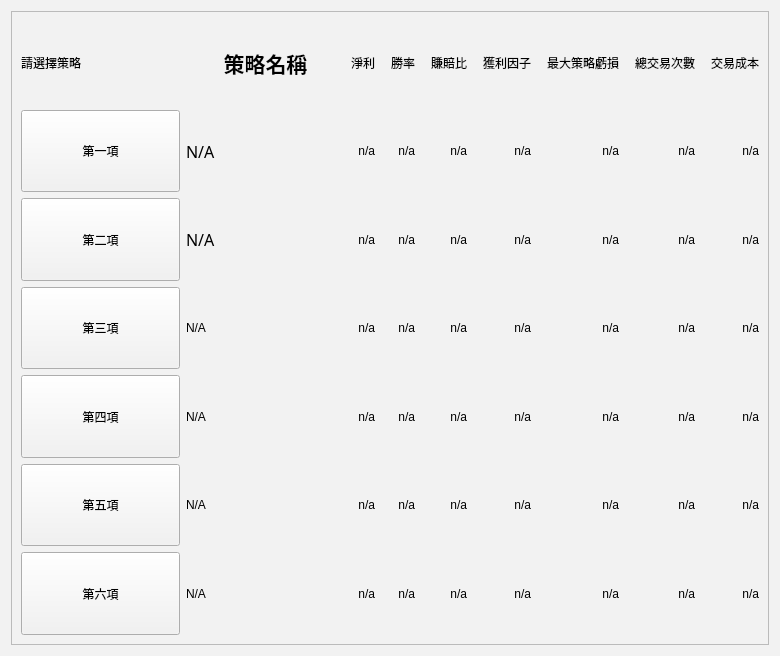
<?xml version="1.0" encoding="UTF-8"?>
<ui version="4.0">
 <class>Form</class>
 <widget class="QWidget" name="Form">
  <property name="geometry">
   <rect>
    <x>0</x>
    <y>0</y>
    <width>780</width>
    <height>656</height>
   </rect>
  </property>
  <property name="sizePolicy">
   <sizepolicy hsizetype="Fixed" vsizetype="Fixed">
    <horstretch>0</horstretch>
    <verstretch>0</verstretch>
   </sizepolicy>
  </property>
  <property name="sizeIncrement">
   <size>
    <width>600</width>
    <height>600</height>
   </size>
  </property>
  <property name="windowTitle">
   <string>Form</string>
  </property>
  <property name="styleSheet">
   <string notr="true">background-color: rgb(242, 242, 242);</string>
  </property>
  <layout class="QGridLayout" name="gridLayout_2">
   <item row="0" column="0">
    <widget class="QFrame" name="frame">
     <property name="frameShape">
      <enum>QFrame::StyledPanel</enum>
     </property>
     <property name="frameShadow">
      <enum>QFrame::Raised</enum>
     </property>
     <layout class="QGridLayout" name="gridLayout">
      <item row="0" column="0">
       <layout class="QHBoxLayout" name="horizontalLayout">
        <item>
         <layout class="QVBoxLayout" name="verticalLayout_2">
          <item>
           <widget class="QLabel" name="label_11">
            <property name="sizePolicy">
             <sizepolicy hsizetype="Preferred" vsizetype="Preferred">
              <horstretch>0</horstretch>
              <verstretch>0</verstretch>
             </sizepolicy>
            </property>
            <property name="text">
             <string>請選擇策略</string>
            </property>
           </widget>
          </item>
          <item>
           <widget class="QToolButton" name="toolButton">
            <property name="sizePolicy">
             <sizepolicy hsizetype="Preferred" vsizetype="Preferred">
              <horstretch>0</horstretch>
              <verstretch>0</verstretch>
             </sizepolicy>
            </property>
            <property name="text">
             <string>第一項</string>
            </property>
            <property name="toolButtonStyle">
             <enum>Qt::ToolButtonTextOnly</enum>
            </property>
           </widget>
          </item>
          <item>
           <widget class="QToolButton" name="toolButton_2">
            <property name="sizePolicy">
             <sizepolicy hsizetype="Preferred" vsizetype="Preferred">
              <horstretch>0</horstretch>
              <verstretch>0</verstretch>
             </sizepolicy>
            </property>
            <property name="text">
             <string>第二項</string>
            </property>
            <property name="toolButtonStyle">
             <enum>Qt::ToolButtonTextOnly</enum>
            </property>
           </widget>
          </item>
          <item>
           <widget class="QToolButton" name="toolButton_3">
            <property name="sizePolicy">
             <sizepolicy hsizetype="Preferred" vsizetype="Preferred">
              <horstretch>0</horstretch>
              <verstretch>0</verstretch>
             </sizepolicy>
            </property>
            <property name="text">
             <string>第三項</string>
            </property>
            <property name="toolButtonStyle">
             <enum>Qt::ToolButtonTextOnly</enum>
            </property>
           </widget>
          </item>
          <item>
           <widget class="QToolButton" name="toolButton_4">
            <property name="sizePolicy">
             <sizepolicy hsizetype="Preferred" vsizetype="Preferred">
              <horstretch>0</horstretch>
              <verstretch>0</verstretch>
             </sizepolicy>
            </property>
            <property name="text">
             <string>第四項</string>
            </property>
            <property name="toolButtonStyle">
             <enum>Qt::ToolButtonTextOnly</enum>
            </property>
           </widget>
          </item>
          <item>
           <widget class="QToolButton" name="toolButton_5">
            <property name="sizePolicy">
             <sizepolicy hsizetype="Preferred" vsizetype="Preferred">
              <horstretch>0</horstretch>
              <verstretch>0</verstretch>
             </sizepolicy>
            </property>
            <property name="text">
             <string>第五項</string>
            </property>
            <property name="toolButtonStyle">
             <enum>Qt::ToolButtonTextOnly</enum>
            </property>
           </widget>
          </item>
          <item>
           <widget class="QToolButton" name="toolButton_6">
            <property name="sizePolicy">
             <sizepolicy hsizetype="Preferred" vsizetype="Preferred">
              <horstretch>0</horstretch>
              <verstretch>0</verstretch>
             </sizepolicy>
            </property>
            <property name="text">
             <string>第六項</string>
            </property>
            <property name="toolButtonStyle">
             <enum>Qt::ToolButtonTextOnly</enum>
            </property>
           </widget>
          </item>
         </layout>
        </item>
        <item>
         <layout class="QVBoxLayout" name="verticalLayout">
          <item>
           <widget class="QLabel" name="title">
            <property name="font">
             <font>
              <family>微軟正黑體</family>
              <pointsize>16</pointsize>
              <weight>75</weight>
              <bold>true</bold>
             </font>
            </property>
            <property name="text">
             <string>策略名稱</string>
            </property>
            <property name="alignment">
             <set>Qt::AlignCenter</set>
            </property>
           </widget>
          </item>
          <item>
           <widget class="QLabel" name="strategy_1">
            <property name="font">
             <font>
              <family>微軟正黑體</family>
              <pointsize>12</pointsize>
             </font>
            </property>
            <property name="text">
             <string>N/A</string>
            </property>
            <property name="alignment">
             <set>Qt::AlignLeading|Qt::AlignLeft|Qt::AlignVCenter</set>
            </property>
           </widget>
          </item>
          <item>
           <widget class="QLabel" name="strategy_2">
            <property name="font">
             <font>
              <family>微軟正黑體</family>
              <pointsize>12</pointsize>
             </font>
            </property>
            <property name="text">
             <string>N/A</string>
            </property>
            <property name="alignment">
             <set>Qt::AlignLeading|Qt::AlignLeft|Qt::AlignVCenter</set>
            </property>
           </widget>
          </item>
          <item>
           <widget class="QLabel" name="strategy_3">
            <property name="text">
             <string>N/A</string>
            </property>
            <property name="alignment">
             <set>Qt::AlignLeading|Qt::AlignLeft|Qt::AlignVCenter</set>
            </property>
           </widget>
          </item>
          <item>
           <widget class="QLabel" name="strategy_4">
            <property name="text">
             <string>N/A</string>
            </property>
            <property name="alignment">
             <set>Qt::AlignLeading|Qt::AlignLeft|Qt::AlignVCenter</set>
            </property>
           </widget>
          </item>
          <item>
           <widget class="QLabel" name="strategy_5">
            <property name="text">
             <string>N/A</string>
            </property>
            <property name="alignment">
             <set>Qt::AlignLeading|Qt::AlignLeft|Qt::AlignVCenter</set>
            </property>
           </widget>
          </item>
          <item>
           <widget class="QLabel" name="strategy_6">
            <property name="text">
             <string>N/A</string>
            </property>
            <property name="alignment">
             <set>Qt::AlignLeading|Qt::AlignLeft|Qt::AlignVCenter</set>
            </property>
           </widget>
          </item>
         </layout>
        </item>
        <item>
         <layout class="QHBoxLayout" name="horizontalLayout_2">
          <item>
           <layout class="QVBoxLayout" name="verticalLayout_3">
            <item>
             <widget class="QLabel" name="label">
              <property name="text">
               <string>淨利</string>
              </property>
              <property name="alignment">
               <set>Qt::AlignRight|Qt::AlignTrailing|Qt::AlignVCenter</set>
              </property>
             </widget>
            </item>
            <item>
             <widget class="QLabel" name="st1_1">
              <property name="text">
               <string>n/a</string>
              </property>
              <property name="alignment">
               <set>Qt::AlignRight|Qt::AlignTrailing|Qt::AlignVCenter</set>
              </property>
             </widget>
            </item>
            <item>
             <widget class="QLabel" name="st2_1">
              <property name="text">
               <string>n/a</string>
              </property>
              <property name="alignment">
               <set>Qt::AlignRight|Qt::AlignTrailing|Qt::AlignVCenter</set>
              </property>
             </widget>
            </item>
            <item>
             <widget class="QLabel" name="st3_1">
              <property name="text">
               <string>n/a</string>
              </property>
              <property name="alignment">
               <set>Qt::AlignRight|Qt::AlignTrailing|Qt::AlignVCenter</set>
              </property>
             </widget>
            </item>
            <item>
             <widget class="QLabel" name="st4_1">
              <property name="text">
               <string>n/a</string>
              </property>
              <property name="alignment">
               <set>Qt::AlignRight|Qt::AlignTrailing|Qt::AlignVCenter</set>
              </property>
             </widget>
            </item>
            <item>
             <widget class="QLabel" name="st5_1">
              <property name="text">
               <string>n/a</string>
              </property>
              <property name="alignment">
               <set>Qt::AlignRight|Qt::AlignTrailing|Qt::AlignVCenter</set>
              </property>
             </widget>
            </item>
            <item>
             <widget class="QLabel" name="st6_1">
              <property name="text">
               <string>n/a</string>
              </property>
              <property name="alignment">
               <set>Qt::AlignRight|Qt::AlignTrailing|Qt::AlignVCenter</set>
              </property>
             </widget>
            </item>
           </layout>
          </item>
          <item>
           <spacer name="horizontalSpacer">
            <property name="orientation">
             <enum>Qt::Horizontal</enum>
            </property>
            <property name="sizeType">
             <enum>QSizePolicy::Fixed</enum>
            </property>
            <property name="sizeHint" stdset="0">
             <size>
              <width>10</width>
              <height>20</height>
             </size>
            </property>
           </spacer>
          </item>
          <item>
           <layout class="QVBoxLayout" name="verticalLayout_4">
            <item>
             <widget class="QLabel" name="label_2">
              <property name="text">
               <string>勝率</string>
              </property>
              <property name="alignment">
               <set>Qt::AlignRight|Qt::AlignTrailing|Qt::AlignVCenter</set>
              </property>
             </widget>
            </item>
            <item>
             <widget class="QLabel" name="st1_2">
              <property name="text">
               <string>n/a</string>
              </property>
              <property name="alignment">
               <set>Qt::AlignRight|Qt::AlignTrailing|Qt::AlignVCenter</set>
              </property>
             </widget>
            </item>
            <item>
             <widget class="QLabel" name="st2_2">
              <property name="text">
               <string>n/a</string>
              </property>
              <property name="alignment">
               <set>Qt::AlignRight|Qt::AlignTrailing|Qt::AlignVCenter</set>
              </property>
             </widget>
            </item>
            <item>
             <widget class="QLabel" name="st3_2">
              <property name="text">
               <string>n/a</string>
              </property>
              <property name="alignment">
               <set>Qt::AlignRight|Qt::AlignTrailing|Qt::AlignVCenter</set>
              </property>
             </widget>
            </item>
            <item>
             <widget class="QLabel" name="st4_2">
              <property name="text">
               <string>n/a</string>
              </property>
              <property name="alignment">
               <set>Qt::AlignRight|Qt::AlignTrailing|Qt::AlignVCenter</set>
              </property>
             </widget>
            </item>
            <item>
             <widget class="QLabel" name="st5_2">
              <property name="text">
               <string>n/a</string>
              </property>
              <property name="alignment">
               <set>Qt::AlignRight|Qt::AlignTrailing|Qt::AlignVCenter</set>
              </property>
             </widget>
            </item>
            <item>
             <widget class="QLabel" name="st6_2">
              <property name="text">
               <string>n/a</string>
              </property>
              <property name="alignment">
               <set>Qt::AlignRight|Qt::AlignTrailing|Qt::AlignVCenter</set>
              </property>
             </widget>
            </item>
           </layout>
          </item>
          <item>
           <spacer name="horizontalSpacer_2">
            <property name="orientation">
             <enum>Qt::Horizontal</enum>
            </property>
            <property name="sizeType">
             <enum>QSizePolicy::Fixed</enum>
            </property>
            <property name="sizeHint" stdset="0">
             <size>
              <width>10</width>
              <height>20</height>
             </size>
            </property>
           </spacer>
          </item>
          <item>
           <layout class="QVBoxLayout" name="verticalLayout_5">
            <item>
             <widget class="QLabel" name="label_3">
              <property name="text">
               <string>賺賠比</string>
              </property>
              <property name="alignment">
               <set>Qt::AlignRight|Qt::AlignTrailing|Qt::AlignVCenter</set>
              </property>
             </widget>
            </item>
            <item>
             <widget class="QLabel" name="st1_3">
              <property name="text">
               <string>n/a</string>
              </property>
              <property name="alignment">
               <set>Qt::AlignRight|Qt::AlignTrailing|Qt::AlignVCenter</set>
              </property>
             </widget>
            </item>
            <item>
             <widget class="QLabel" name="st2_3">
              <property name="text">
               <string>n/a</string>
              </property>
              <property name="alignment">
               <set>Qt::AlignRight|Qt::AlignTrailing|Qt::AlignVCenter</set>
              </property>
             </widget>
            </item>
            <item>
             <widget class="QLabel" name="st3_3">
              <property name="text">
               <string>n/a</string>
              </property>
              <property name="alignment">
               <set>Qt::AlignRight|Qt::AlignTrailing|Qt::AlignVCenter</set>
              </property>
             </widget>
            </item>
            <item>
             <widget class="QLabel" name="st4_3">
              <property name="text">
               <string>n/a</string>
              </property>
              <property name="alignment">
               <set>Qt::AlignRight|Qt::AlignTrailing|Qt::AlignVCenter</set>
              </property>
             </widget>
            </item>
            <item>
             <widget class="QLabel" name="st5_3">
              <property name="text">
               <string>n/a</string>
              </property>
              <property name="alignment">
               <set>Qt::AlignRight|Qt::AlignTrailing|Qt::AlignVCenter</set>
              </property>
             </widget>
            </item>
            <item>
             <widget class="QLabel" name="st6_3">
              <property name="text">
               <string>n/a</string>
              </property>
              <property name="alignment">
               <set>Qt::AlignRight|Qt::AlignTrailing|Qt::AlignVCenter</set>
              </property>
             </widget>
            </item>
           </layout>
          </item>
          <item>
           <spacer name="horizontalSpacer_3">
            <property name="orientation">
             <enum>Qt::Horizontal</enum>
            </property>
            <property name="sizeType">
             <enum>QSizePolicy::Fixed</enum>
            </property>
            <property name="sizeHint" stdset="0">
             <size>
              <width>10</width>
              <height>20</height>
             </size>
            </property>
           </spacer>
          </item>
          <item>
           <layout class="QVBoxLayout" name="verticalLayout_6">
            <item>
             <widget class="QLabel" name="label_4">
              <property name="text">
               <string>獲利因子</string>
              </property>
              <property name="alignment">
               <set>Qt::AlignRight|Qt::AlignTrailing|Qt::AlignVCenter</set>
              </property>
             </widget>
            </item>
            <item>
             <widget class="QLabel" name="st1_4">
              <property name="text">
               <string>n/a</string>
              </property>
              <property name="alignment">
               <set>Qt::AlignRight|Qt::AlignTrailing|Qt::AlignVCenter</set>
              </property>
             </widget>
            </item>
            <item>
             <widget class="QLabel" name="st2_4">
              <property name="text">
               <string>n/a</string>
              </property>
              <property name="alignment">
               <set>Qt::AlignRight|Qt::AlignTrailing|Qt::AlignVCenter</set>
              </property>
             </widget>
            </item>
            <item>
             <widget class="QLabel" name="st3_4">
              <property name="text">
               <string>n/a</string>
              </property>
              <property name="alignment">
               <set>Qt::AlignRight|Qt::AlignTrailing|Qt::AlignVCenter</set>
              </property>
             </widget>
            </item>
            <item>
             <widget class="QLabel" name="st4_4">
              <property name="text">
               <string>n/a</string>
              </property>
              <property name="alignment">
               <set>Qt::AlignRight|Qt::AlignTrailing|Qt::AlignVCenter</set>
              </property>
             </widget>
            </item>
            <item>
             <widget class="QLabel" name="st5_4">
              <property name="text">
               <string>n/a</string>
              </property>
              <property name="alignment">
               <set>Qt::AlignRight|Qt::AlignTrailing|Qt::AlignVCenter</set>
              </property>
             </widget>
            </item>
            <item>
             <widget class="QLabel" name="st6_4">
              <property name="text">
               <string>n/a</string>
              </property>
              <property name="alignment">
               <set>Qt::AlignRight|Qt::AlignTrailing|Qt::AlignVCenter</set>
              </property>
             </widget>
            </item>
           </layout>
          </item>
          <item>
           <spacer name="horizontalSpacer_4">
            <property name="orientation">
             <enum>Qt::Horizontal</enum>
            </property>
            <property name="sizeType">
             <enum>QSizePolicy::Fixed</enum>
            </property>
            <property name="sizeHint" stdset="0">
             <size>
              <width>10</width>
              <height>20</height>
             </size>
            </property>
           </spacer>
          </item>
          <item>
           <layout class="QVBoxLayout" name="verticalLayout_7">
            <item>
             <widget class="QLabel" name="label_5">
              <property name="text">
               <string>最大策略虧損</string>
              </property>
              <property name="alignment">
               <set>Qt::AlignRight|Qt::AlignTrailing|Qt::AlignVCenter</set>
              </property>
             </widget>
            </item>
            <item>
             <widget class="QLabel" name="st1_5">
              <property name="text">
               <string>n/a</string>
              </property>
              <property name="alignment">
               <set>Qt::AlignRight|Qt::AlignTrailing|Qt::AlignVCenter</set>
              </property>
             </widget>
            </item>
            <item>
             <widget class="QLabel" name="st2_5">
              <property name="text">
               <string>n/a</string>
              </property>
              <property name="alignment">
               <set>Qt::AlignRight|Qt::AlignTrailing|Qt::AlignVCenter</set>
              </property>
             </widget>
            </item>
            <item>
             <widget class="QLabel" name="st3_5">
              <property name="text">
               <string>n/a</string>
              </property>
              <property name="alignment">
               <set>Qt::AlignRight|Qt::AlignTrailing|Qt::AlignVCenter</set>
              </property>
             </widget>
            </item>
            <item>
             <widget class="QLabel" name="st4_5">
              <property name="text">
               <string>n/a</string>
              </property>
              <property name="alignment">
               <set>Qt::AlignRight|Qt::AlignTrailing|Qt::AlignVCenter</set>
              </property>
             </widget>
            </item>
            <item>
             <widget class="QLabel" name="st5_5">
              <property name="text">
               <string>n/a</string>
              </property>
              <property name="alignment">
               <set>Qt::AlignRight|Qt::AlignTrailing|Qt::AlignVCenter</set>
              </property>
             </widget>
            </item>
            <item>
             <widget class="QLabel" name="st6_5">
              <property name="text">
               <string>n/a</string>
              </property>
              <property name="alignment">
               <set>Qt::AlignRight|Qt::AlignTrailing|Qt::AlignVCenter</set>
              </property>
             </widget>
            </item>
           </layout>
          </item>
          <item>
           <spacer name="horizontalSpacer_5">
            <property name="orientation">
             <enum>Qt::Horizontal</enum>
            </property>
            <property name="sizeType">
             <enum>QSizePolicy::Fixed</enum>
            </property>
            <property name="sizeHint" stdset="0">
             <size>
              <width>10</width>
              <height>20</height>
             </size>
            </property>
           </spacer>
          </item>
          <item>
           <layout class="QVBoxLayout" name="verticalLayout_8">
            <item>
             <widget class="QLabel" name="label_6">
              <property name="text">
               <string>總交易次數</string>
              </property>
              <property name="alignment">
               <set>Qt::AlignRight|Qt::AlignTrailing|Qt::AlignVCenter</set>
              </property>
             </widget>
            </item>
            <item>
             <widget class="QLabel" name="st1_6">
              <property name="text">
               <string>n/a</string>
              </property>
              <property name="alignment">
               <set>Qt::AlignRight|Qt::AlignTrailing|Qt::AlignVCenter</set>
              </property>
             </widget>
            </item>
            <item>
             <widget class="QLabel" name="st2_6">
              <property name="text">
               <string>n/a</string>
              </property>
              <property name="alignment">
               <set>Qt::AlignRight|Qt::AlignTrailing|Qt::AlignVCenter</set>
              </property>
             </widget>
            </item>
            <item>
             <widget class="QLabel" name="st3_6">
              <property name="text">
               <string>n/a</string>
              </property>
              <property name="alignment">
               <set>Qt::AlignRight|Qt::AlignTrailing|Qt::AlignVCenter</set>
              </property>
             </widget>
            </item>
            <item>
             <widget class="QLabel" name="st4_6">
              <property name="text">
               <string>n/a</string>
              </property>
              <property name="alignment">
               <set>Qt::AlignRight|Qt::AlignTrailing|Qt::AlignVCenter</set>
              </property>
             </widget>
            </item>
            <item>
             <widget class="QLabel" name="st5_6">
              <property name="text">
               <string>n/a</string>
              </property>
              <property name="alignment">
               <set>Qt::AlignRight|Qt::AlignTrailing|Qt::AlignVCenter</set>
              </property>
             </widget>
            </item>
            <item>
             <widget class="QLabel" name="st6_6">
              <property name="text">
               <string>n/a</string>
              </property>
              <property name="alignment">
               <set>Qt::AlignRight|Qt::AlignTrailing|Qt::AlignVCenter</set>
              </property>
             </widget>
            </item>
           </layout>
          </item>
          <item>
           <spacer name="horizontalSpacer_6">
            <property name="orientation">
             <enum>Qt::Horizontal</enum>
            </property>
            <property name="sizeType">
             <enum>QSizePolicy::Fixed</enum>
            </property>
            <property name="sizeHint" stdset="0">
             <size>
              <width>10</width>
              <height>20</height>
             </size>
            </property>
           </spacer>
          </item>
          <item>
           <layout class="QVBoxLayout" name="verticalLayout_9">
            <item>
             <widget class="QLabel" name="label_7">
              <property name="text">
               <string>交易成本</string>
              </property>
              <property name="alignment">
               <set>Qt::AlignRight|Qt::AlignTrailing|Qt::AlignVCenter</set>
              </property>
             </widget>
            </item>
            <item>
             <widget class="QLabel" name="st1_7">
              <property name="text">
               <string>n/a</string>
              </property>
              <property name="alignment">
               <set>Qt::AlignRight|Qt::AlignTrailing|Qt::AlignVCenter</set>
              </property>
             </widget>
            </item>
            <item>
             <widget class="QLabel" name="st2_7">
              <property name="text">
               <string>n/a</string>
              </property>
              <property name="alignment">
               <set>Qt::AlignRight|Qt::AlignTrailing|Qt::AlignVCenter</set>
              </property>
             </widget>
            </item>
            <item>
             <widget class="QLabel" name="st3_7">
              <property name="text">
               <string>n/a</string>
              </property>
              <property name="alignment">
               <set>Qt::AlignRight|Qt::AlignTrailing|Qt::AlignVCenter</set>
              </property>
             </widget>
            </item>
            <item>
             <widget class="QLabel" name="st4_7">
              <property name="text">
               <string>n/a</string>
              </property>
              <property name="alignment">
               <set>Qt::AlignRight|Qt::AlignTrailing|Qt::AlignVCenter</set>
              </property>
             </widget>
            </item>
            <item>
             <widget class="QLabel" name="st5_7">
              <property name="text">
               <string>n/a</string>
              </property>
              <property name="alignment">
               <set>Qt::AlignRight|Qt::AlignTrailing|Qt::AlignVCenter</set>
              </property>
             </widget>
            </item>
            <item>
             <widget class="QLabel" name="st6_7">
              <property name="text">
               <string>n/a</string>
              </property>
              <property name="alignment">
               <set>Qt::AlignRight|Qt::AlignTrailing|Qt::AlignVCenter</set>
              </property>
             </widget>
            </item>
           </layout>
          </item>
         </layout>
        </item>
       </layout>
      </item>
     </layout>
    </widget>
   </item>
  </layout>
 </widget>
 <resources/>
 <connections/>
</ui>
